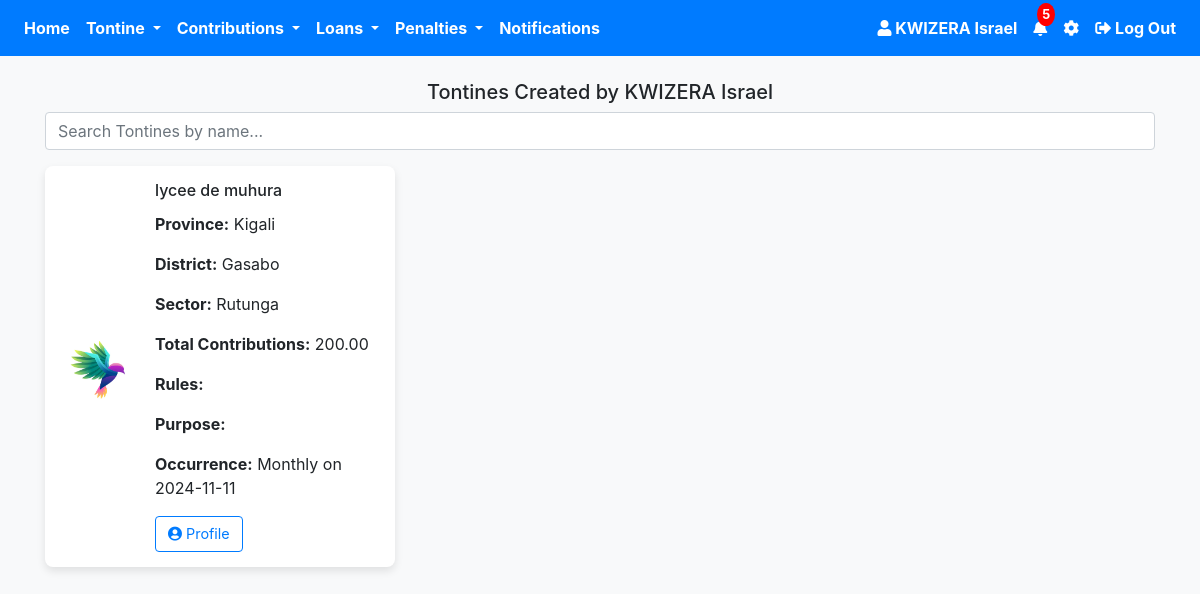
Before: /own_tontine.php (signed in) with the older database file.
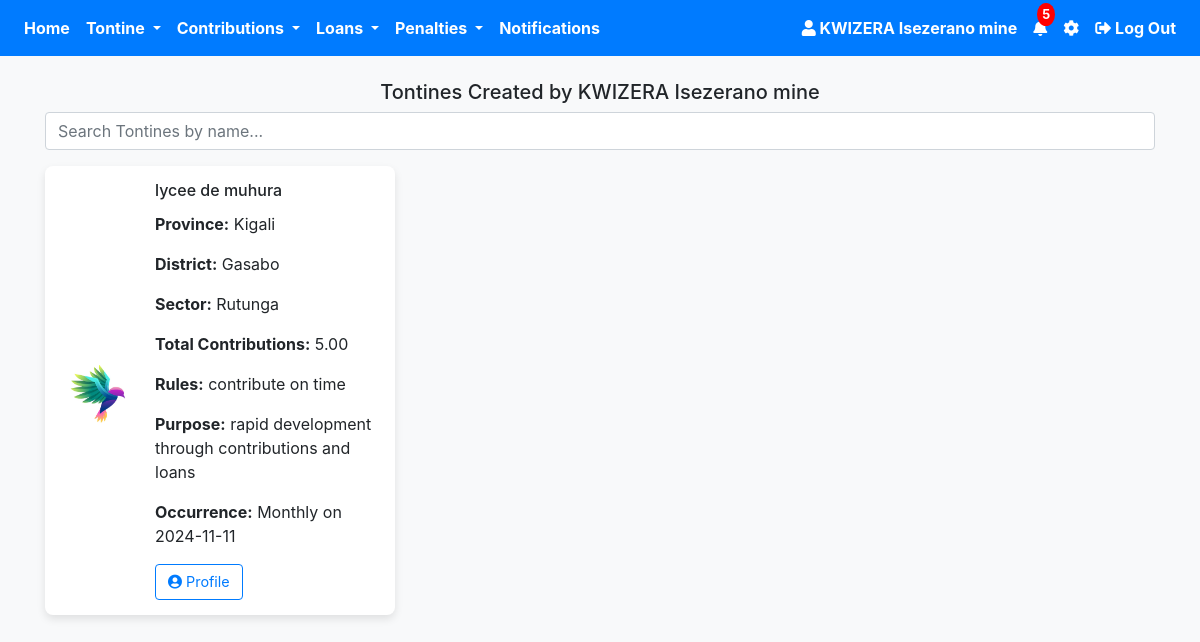
After: the same page with the newer database file.
### tables this page shows
CREATE TABLE `users` (
  `id` int(11) NOT NULL,
  `firstname` varchar(50) NOT NULL,
  `lastname` varchar(50) NOT NULL,
  `phone_number` varchar(15) NOT NULL,
  `idno` varchar(50) NOT NULL,
  `idnotype` varchar(50) NOT NULL,
  `idno_picture` varchar(255) NOT NULL,
  `behalf_name` varchar(30) NOT NULL,
  `behalf_phone_number` varchar(30) NOT NULL,
  `password` varchar(255) NOT NULL,
  `image` varchar(255) NOT NULL,
  `otp` int(11) DEFAULT 0,
  `verified` tinyint(4) NOT NULL DEFAULT 0,
  `otp_used` tinyint(1) NOT NULL DEFAULT 0,
  `otp_login` int(11) NOT NULL DEFAULT 0,
  `otp_forgot` int(11) NOT NULL,
  `otp_behalf` int(11) NOT NULL,
  `otp_behalf_used` tinyint(1) NOT NULL,
  `terms` tinyint(1) DEFAULT 0,
  `created_at` timestamp NOT NULL DEFAULT current_timestamp(),
  `updated_at` timestamp NOT NULL DEFAULT current_timestamp() ON UPDATE current_timestamp()
);

CREATE TABLE `tontine` (
  `id` int(11) NOT NULL,
  `tontine_name` varchar(255) NOT NULL,
  `logo` varchar(255) DEFAULT NULL,
  `join_date` date NOT NULL,
  `province` varchar(100) NOT NULL,
  `district` varchar(100) NOT NULL,
  `sector` varchar(100) NOT NULL,
  `total_contributions` decimal(10,2) NOT NULL,
  `occurrence` enum('Daily','Weekly','Monthly') NOT NULL,
  `time` time DEFAULT NULL,
  `day` enum('Monday','Tuesday','Wednesday','Thursday','Friday','Saturday','Sunday') DEFAULT NULL,
  `date` date DEFAULT NULL,
  `created_at` timestamp NOT NULL DEFAULT current_timestamp(),
  `user_id` int(11) DEFAULT NULL,
  `role` varchar(30) NOT NULL,
  `purpose` varchar(255) NOT NULL,
  `rules` varchar(255) NOT NULL,
  `status` enum('Not Justified','Justification Request sent','Justified','Rejected') DEFAULT 'Not Justified'
);

### own_tontine.php (the view, shortened to what the changed rows need)
<?php
require 'config.php';
$user_id = $_SESSION['user_id'];
$stmt = $pdo->prepare("SELECT firstname, lastname FROM users WHERE id = :id");
$stmt->bindParam(':id', $user_id);
$stmt->execute();
$user = $stmt->fetch(PDO::FETCH_ASSOC);
$user_name = htmlspecialchars($user['firstname'] . ' ' . $user['lastname']);
$tontineStmt = $pdo->prepare("SELECT id, tontine_name, logo, join_date, province, district, sector, total_contributions, occurrence, time, day, date, rules, purpose FROM tontine WHERE user_id = :user_id");
$tontineStmt->execute(['user_id' => $user_id]);
$tontines = $tontineStmt->fetchAll(PDO::FETCH_ASSOC);
?>
<!DOCTYPE html>
<html lang="en">
<head>
    <link rel="stylesheet" href="https://stackpath.bootstrapcdn.com/bootstrap/4.5.2/css/bootstrap.min.css">
    <link rel="stylesheet" href="https://cdnjs.cloudflare.com/ajax/libs/font-awesome/5.15.4/css/all.min.css">
</head>
<body>
 <nav class="navbar navbar-expand-lg navbar-dark bg-primary">
    <div class="collapse navbar-collapse" id="navbarNav">
        <ul class="navbar-nav ml-auto">
            <li class="nav-item">
                <a class="nav-link font-weight-bold text-white" href="#">
                    <i class="fas fa-user"></i>
                    <?php echo htmlspecialchars($user_name); ?>
                </a>
            </li>
        </ul>
    </div>
</nav>
<div class="container">
    <h5 class="text-center mt-4">Tontines Created by <?php echo htmlspecialchars($user_name); ?></h5>
    <div class="form-group">
        <input type="text" id="search" class="form-control" placeholder="Search Tontines by name..." onkeyup="searchTontines()">
    </div>
    <div class="row" id="tontine-list">
        <?php foreach ($tontines as $tontine): ?>
            <div class="col-md-4 tontine-item">
                <div class="tontine-card">
                    <img src="<?php echo htmlspecialchars($tontine['logo']); ?>" alt="Tontine Logo" class="tontine-logo">
                    <div class="card-content">
                        <h6 class="card-title"><?php echo htmlspecialchars($tontine['tontine_name']); ?></h6>
                        <p><strong>Province:</strong> <?php echo htmlspecialchars($tontine['province']); ?></p>
                        <p><strong>District:</strong> <?php echo htmlspecialchars($tontine['district']); ?></p>
                        <p><strong>Sector:</strong> <?php echo htmlspecialchars($tontine['sector']); ?></p>
                        <p><strong>Total Contributions:</strong> <?php echo htmlspecialchars($tontine['total_contributions']); ?></p>
                        <p><strong>Rules:</strong> <?php echo htmlspecialchars($tontine['rules']); ?></p>
                        <p><strong>Purpose:</strong> <?php echo htmlspecialchars($tontine['purpose']); ?></p>
                        <?php
                        if ($tontine['occurrence'] == 'Daily') {
                            echo "<p><strong>Occurrence:</strong> Daily at " . htmlspecialchars($tontine['time']) . "</p>";
                        } elseif ($tontine['occurrence'] == 'Weekly') {
                            echo "<p><strong>Occurrence:</strong> Weekly on " . htmlspecialchars($tontine['day']) . "</p>";
                        } elseif ($tontine['occurrence'] == 'Monthly') {
                            echo "<p><strong>Occurrence:</strong> Monthly on " . htmlspecialchars($tontine['date']) . "</p>";
                        }
                        ?>
<div class="card-buttons d-flex justify-content-start">
    <button class="btn btn-outline-primary btn-custom" onclick="window.location.href='tontine_profile.php?id=<?php echo $tontine['id']; ?>'">
        <i class="fas fa-user-circle"></i>  Profile
    </button>
</div>
                    </div>
                </div>
            </div>
        <?php endforeach; ?>
    </div>
</div>
</body>
</html>

Changed rows visible on the page:
changed users: user_name "KWIZERA Israel" → "KWIZERA Isezerano mine"
changed tontine "lycee de muhura": total_contributions "200.00" → "5.00"; rules (not shown) → "contribute on time"; purpose (not shown) → "rapid development through contributions and loans"
